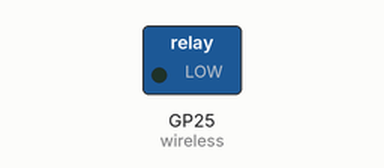
A program run on a simulated Raspberry Pi Pico running MicroPython. Parts: switched loads named in the program (green lamp = pin HIGH). Dashed ring = blinking. WiFi joins after 1.5 s; values from a settings file that is not in the repository are placeholders; what the program prints to the serial console is not drawn. At 2.0 s the program stops and its outputs stay as they are.

Above: at 0.12 s.
Timing chart, 0 to 3.0 s (numbered marks = the images above):
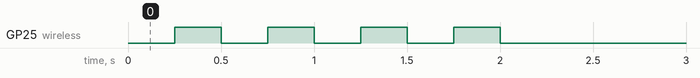

The program:

wlan.py
```python
# wlan - provides a wireless connection either as program or a function
import time
import network
from machine import Pin, Timer
import secrets
import ubinascii


# from "Connecting to the Internet with Raspberry Pi Pico W" Rasperry Pi Press
# 3.6.1. Connection status codes
STATUS = ['LINK_BADAUTH',
          'LINK_NONET',
          'LINK_FAIL',
          'LINK_DOWN',
          'LINK_JOIN',
          'LINK_NOIP',
          'LINK_UP']


# provide an indication as to why the connection failed
# Use built-in LED to show status
wireless = Pin("LED", Pin.OUT)


# simple timer function to blink builtin LED showing wireless status
# slow blink - attempting to connect
# fast blink - connection failed
# off - connection success
def tick(timer):
    global wireless
    wireless.toggle()


# Use this function to connect to wireless
# Returns true if successful wireless connection
# Prints Board name, IP, MAC, Channel, TX Power, and SSID
def connect():
    global STATUS
    wlan = network.WLAN(network.STA_IF)
    wlan.active(True)

    # make sure file on Pico secrets.py contains SSID and password
    wlan.connect(secrets.ssid, secrets.password)

    # toggle power mode to increase responsiveness
    wlan.config(pm=0xa11140)

    # slow blink to indicate attempting to connect
    blink = Timer()
    blink.init(freq=4, mode=Timer.PERIODIC, callback=tick)

    # attempt 10 times to connect, waiting 1s between attempt
    max_wait = 10
    while max_wait > 0:
        if wlan.status() < 0 or wlan.status() >= 3:
            break
        max_wait -= 1
        time.sleep(1)

    # Handle connection error by showing fast blink and printing error
    if wlan.status() != 3:
        blink.init(freq=20, mode=Timer.PERIODIC, callback=tick)
        print(f"Connection failed: {STATUS[wlan.status()+3]}")
        return False

    # if connection was successful, provide details as to the wireless signal
    else:
        blink.deinit()
        status = wlan.ifconfig()
        MAC = ubinascii.hexlify(network.WLAN().config('mac'), ':').decode()
        print(f"IP Address: {status[0]}")
        print(f"MAC Address: {MAC}")
        print(f"Channel: {wlan.config('channel')}")
        print(f"SSID: {wlan.config('essid')}")
        print(f"TX Power: {wlan.config('txpower')}")
        return True


if __name__ == '__main__':
    connect()
```

Measured:
- by itself, GP25 (wireless): alternates HIGH for 0.25 s and LOW for 0.25 s, 8 changes in all, then stays LOW
